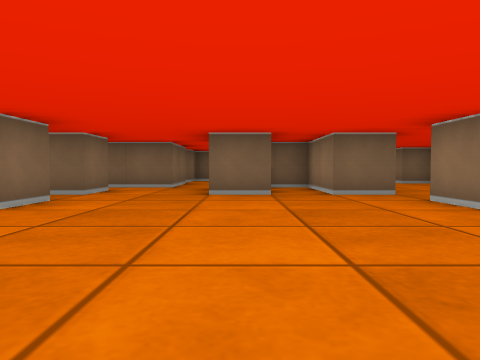
view 1 (above)

18 first-person views from a walk through a cub3D maze. The camera is about half as high as the walls, tilts 2° down and sees 70° across. The floor is counted in squares. Each view is taken from the middle of a square. On the plan, view 1 faces up. The plan holds only what a view shows up to about 9 squares ahead; the rest is blank.

view 2
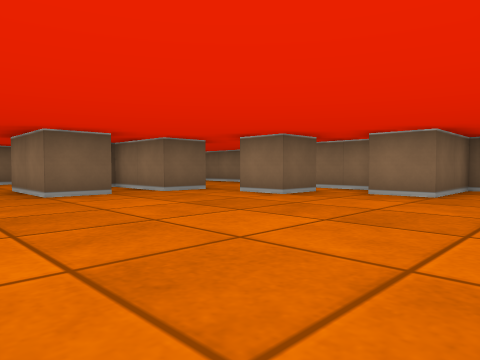

view 3
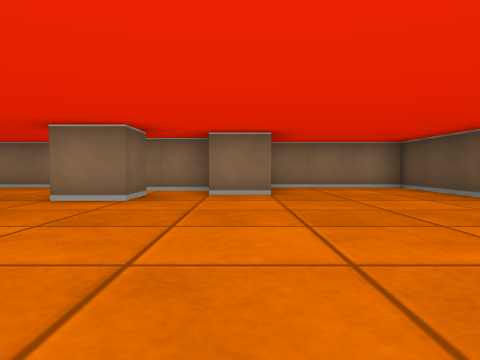

view 4
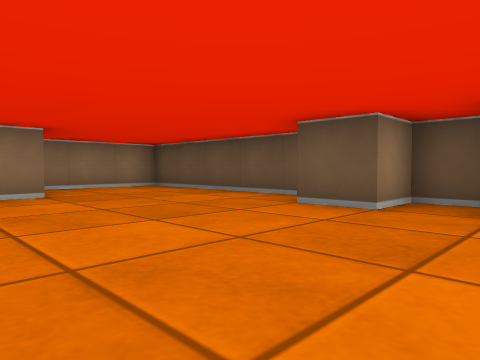

view 5
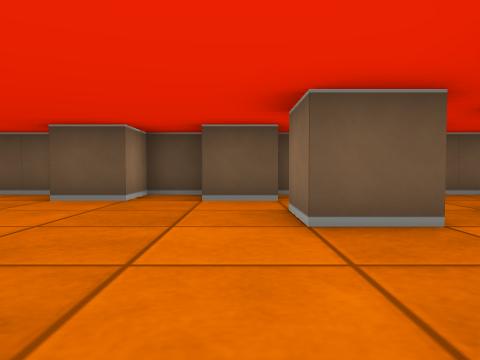

view 6
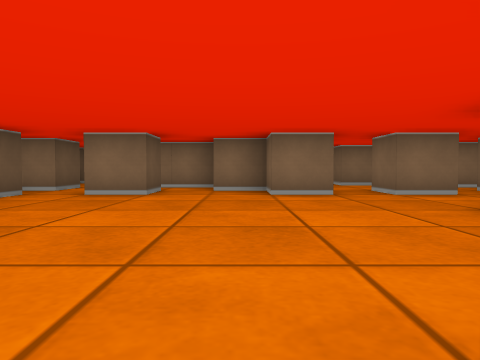

view 7
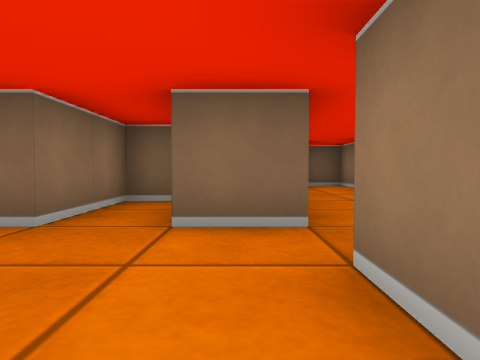

view 8
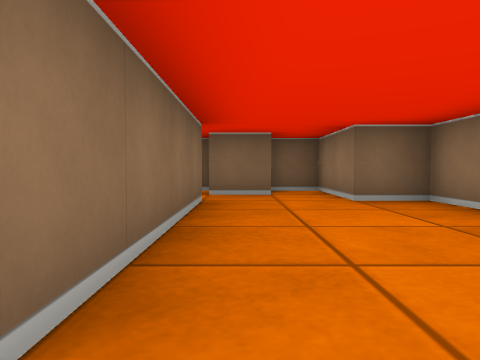

view 9
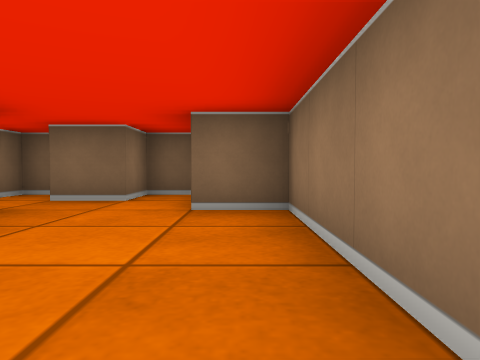

view 10
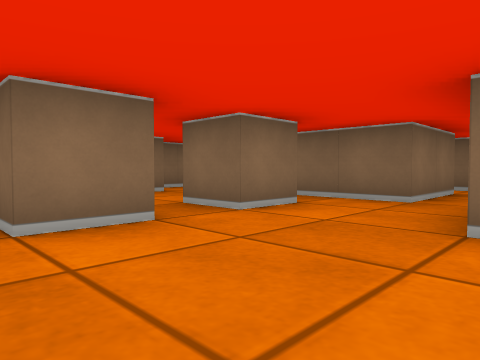

view 11
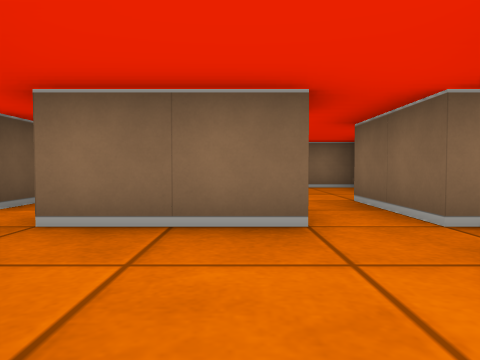

view 12
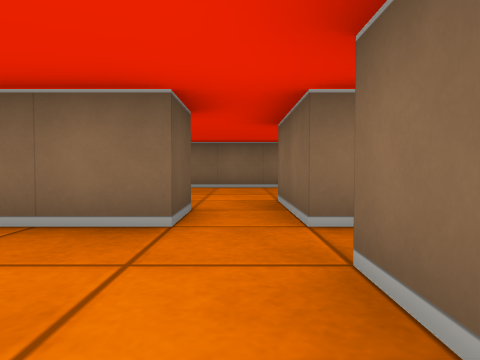

view 13
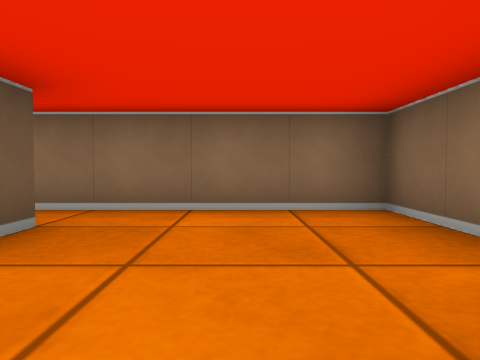

view 14
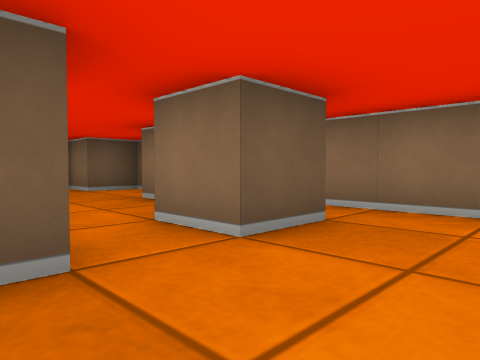

view 15
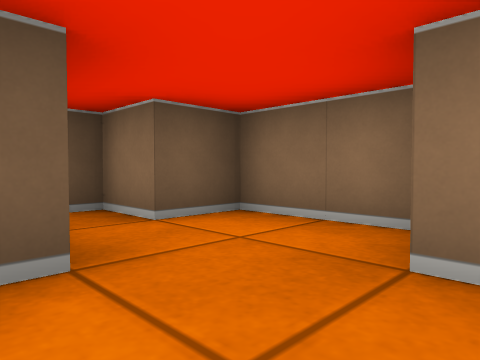

view 16
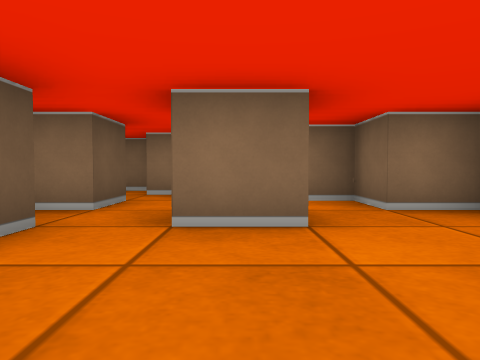

view 17
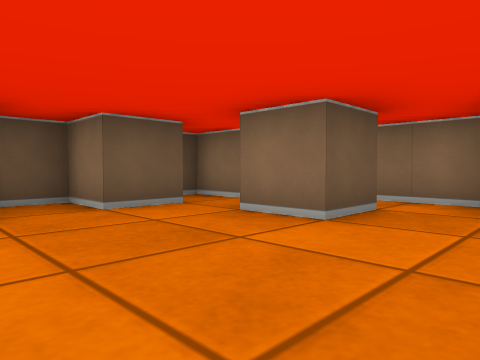

view 18
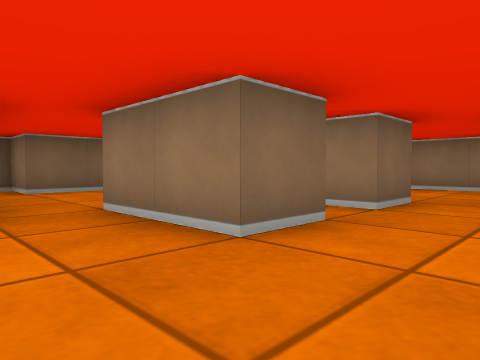

### Floor plan
Ten units are one square. View 1 is at (0, 0); x grows to the right and y downward. Boxes are objects, and circles mark ways between rooms. Rooms are numbered by the first view taken in them; rooms with no view inside come last. Other rooms are left out.
<svg viewBox="-70 -120 130 140">
<path fill="none" stroke="#000" d="M-25 -46 -25 -35 -35 -35 -35 -25 -45 -25 -45 -10M36 -35 25 -35 25 -45M-15 -75 -35 -75M-32 -65 -25 -65 -25 -55 -35 -55M-36 -15 -25 -15 -25 -5M45 -25 45 -42M-26 5 -15 5 -15 15 -5 15 -5 5 5 5M10 15 55 15 55 -15 35 -15 35 -25M55 -52 55 -95 45 -95 45 -115 35 -115 35 -105 25 -105M-55 -25 -51 -25M-55 -65 -55 -55 -60 -55M25 -95 25 -55 15 -55 15 -75 5 -75 5 -55 -5 -55 -5 -75M-45 5 -35 5 -35 15 -25 15M-65 -52 -65 -35 -55 -35M-55 0 -55 5M-59 15 -52 15M-65 8 -65 12M9 -105 -5 -105 -5 -115M-14 -105 -26 -105M-25 -95 -15 -95 -15 -75M25 -115 15 -115 15 -109M-55 -85 -45 -85 -45 -75M-51 -115 -65 -115 -65 -71M-26 -105 -35 -105"/>
<circle cx="-10" cy="-80" r="3" fill="#2a7"/>
<circle cx="20" cy="-100" r="3" fill="#2a7"/>
<circle cx="-45" cy="-65" r="3" fill="#2a7"/>
<circle cx="-20" cy="-100" r="3" fill="#2a7"/>
<text x="0" y="-40">1</text>
<text x="0" y="-100">2</text>
<text x="-50" y="-90">3</text>
</svg>
Room 1 opens to room 2. Room 1 opens to room 3. Room 2 opens to room 3.

Where each view was taken, in squares from view 1:
view 1: 0 up, 0 right, facing up
view 2: 0 up, 2 left, facing up-right
view 3: 2 up, 2 left, facing right
view 4: 3 up, 2 left, facing down-right
view 5: 4 up, 2 left, facing down
view 6: 3 up, 3 right, facing left
view 7: 3 up, 2 right, facing up
view 8: 5 up, 3 right, facing up
view 9: 6 up, 5 right, facing up
view 10: 3 up, 0 right, facing up-left
view 11: 9 up, 1 right, facing left
view 12: 10 up, 1 right, facing left
view 13: 10 up, 3 left, facing left
view 14: 10 up, 3 left, facing down-left
view 15: 6 up, 4 left, facing down-left
view 16: 1 up, 0 right, facing left
view 17: 3 up, 0 right, facing down-left
view 18: 4 up, 2 left, facing up-right
